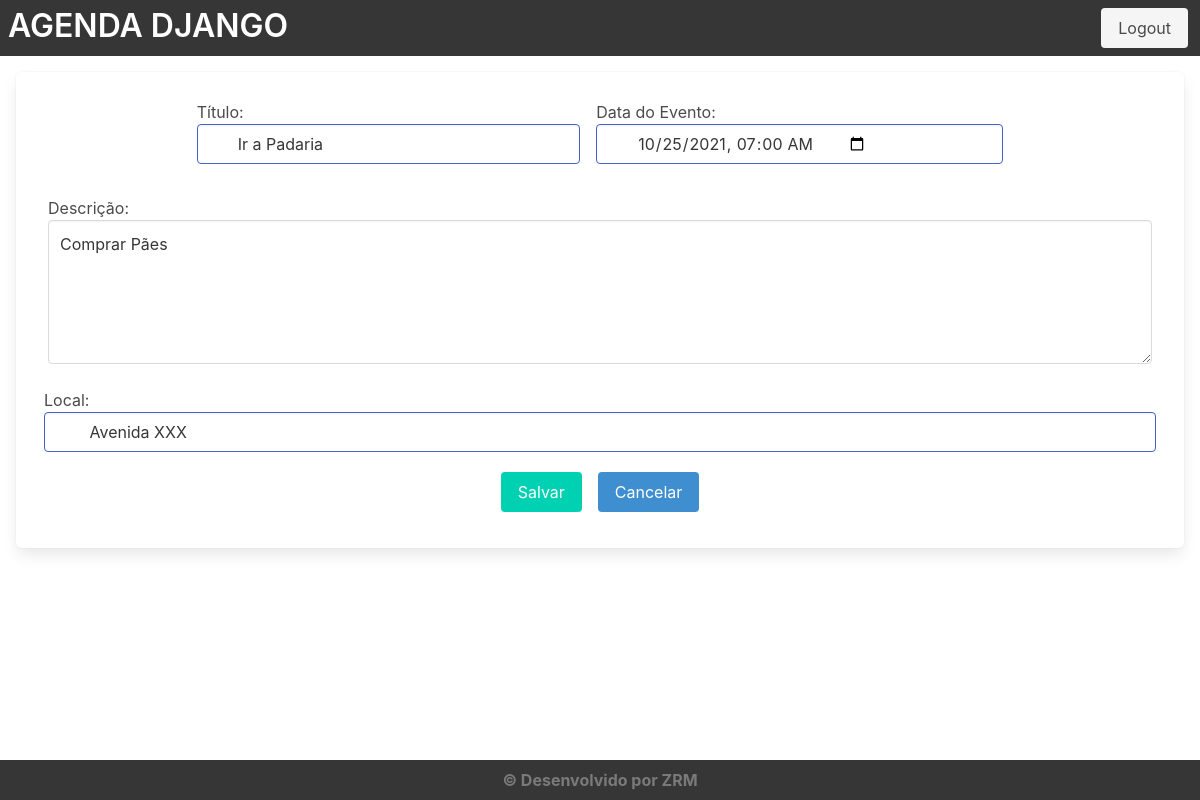
/agenda/evento/?id=6 (signed in), run on the app's committed database.
### core/models.py (models this page shows, shortened)
class Evento(models.Model):
    titulo = models.CharField(max_length=100)
    descricao = models.TextField(blank=True, null=True)
    data_evento = models.DateTimeField(verbose_name='Data do Evento')
    data_criacao = models.DateTimeField(auto_now=True)
    local= models.TextField(blank=True, null=True)
    usuario = models.ForeignKey(User, on_delete=models.CASCADE)
    class Meta:
        db_table = 'evento'
    def get_data_input_evento(self):
        return self.data_evento.strftime('%Y-%m-%dT%H:%M')

### core/views.py (the view)
# urls.py: path('agenda/evento/', views.evento),
@login_required(login_url="/login/")
def evento(request):
    id_evento = request.GET.get('id')
    dados = {}
    if(id_evento):
        dados['evento'] = Evento.objects.get(id=id_evento)
    return render(request, 'evento.html', dados)

### templates/evento.html (shortened to what this page needs)
{% extends "model-page.html" %}
{% block content %}
<form action="submit" method="post">
    <div class="box m-4">
        <div class="is-flex is-justify-content-center">
                <div class="field">
                    <p class="control has-icons-left m-2">
                        <label>Título:</label>
                        <input class="input is-link" type="text" name="titulo" size="23" value="{{ evento.titulo }}">
                    </p>
                </div>
                <div class="field">
                    <p class="control has-icons-left m-2">
                        <label>Data do Evento:</label>
                        <input class="input is-link" type="datetime-local" name="data_evento" value="{{ evento.get_data_input_evento }}">
                    </p>
                </div>
            </div>
                <div class="field">
                    <div class="column is-narrow">
                        <label>Descrição:</label>
                        <textarea class="textarea" name="descricao" rows="5" cols="24">{{ evento.descricao }}</textarea>
                    </div>
                </div>
                <div class="field">
                    <p class="control has-icons-left m-2">
                        <label>Local:</label>
                        <input class="input is-link" type="text" name="local"
                               value="{% if evento.local != None %} {{evento.local}} {% endif %}">
                    </p>
                </div>
                <div class="columns is-mobile is-centered m-2">
                    <button class="button is-primary m-2" type="submit">Salvar</button>
                    <a href="/" class="button is-info m-2">Cancelar</a>
                </div>
        </div>
</form>
{% endblock %}

### static/css/style.css (style rules this page uses)
html, body { background-image: url('/static/img/fundo.jpg'); background-size: cover; min-height: 100vh; display: flex; flex-direction: column; }

### data on the page
Evento: titulo "Ir a Padaria", data_evento "10/25/2021 07:00", descricao "Comprar Pães", local "Avenida XXX"
